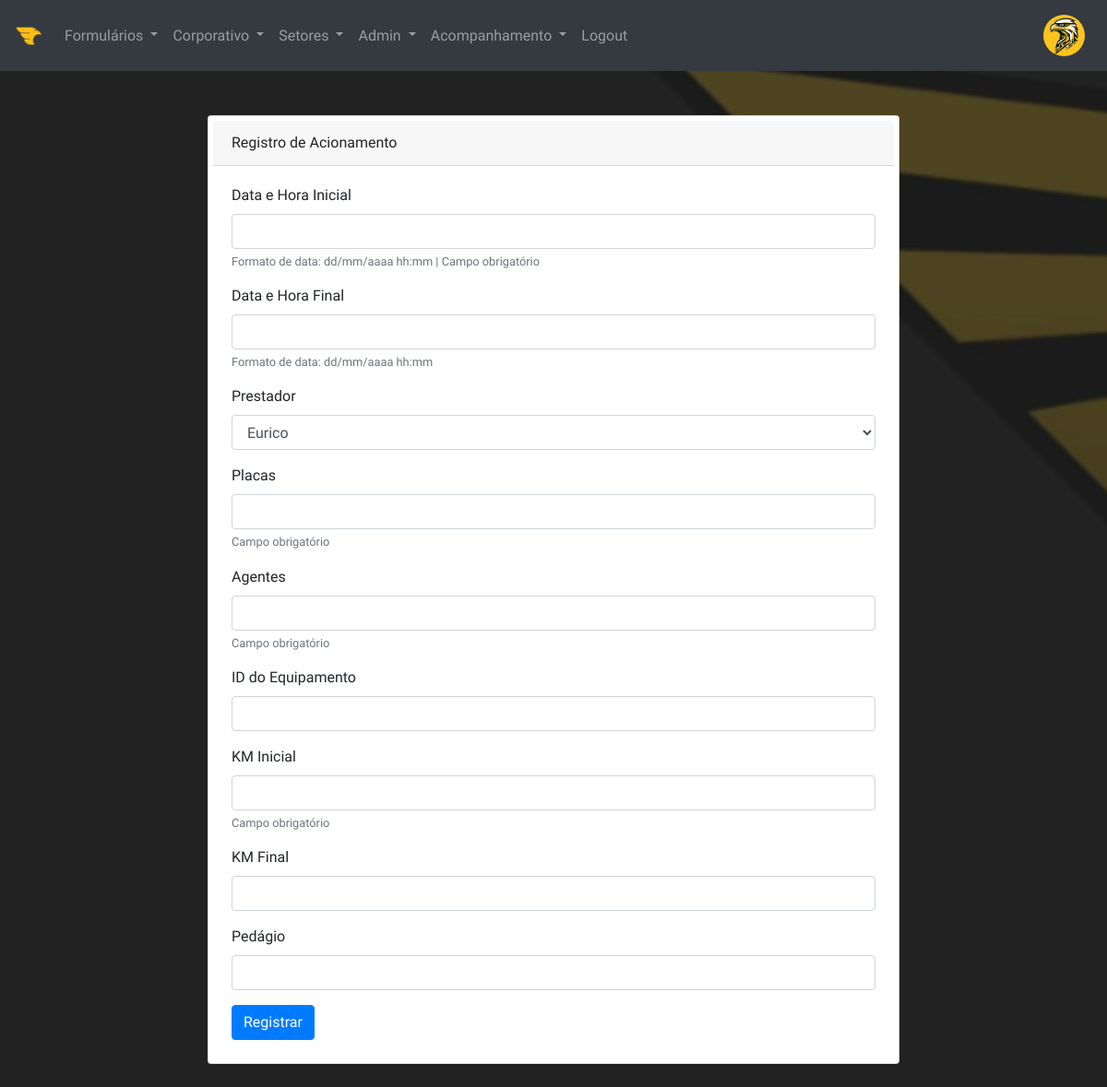
/activation (signed in), run on an earlier commit of the app's database.
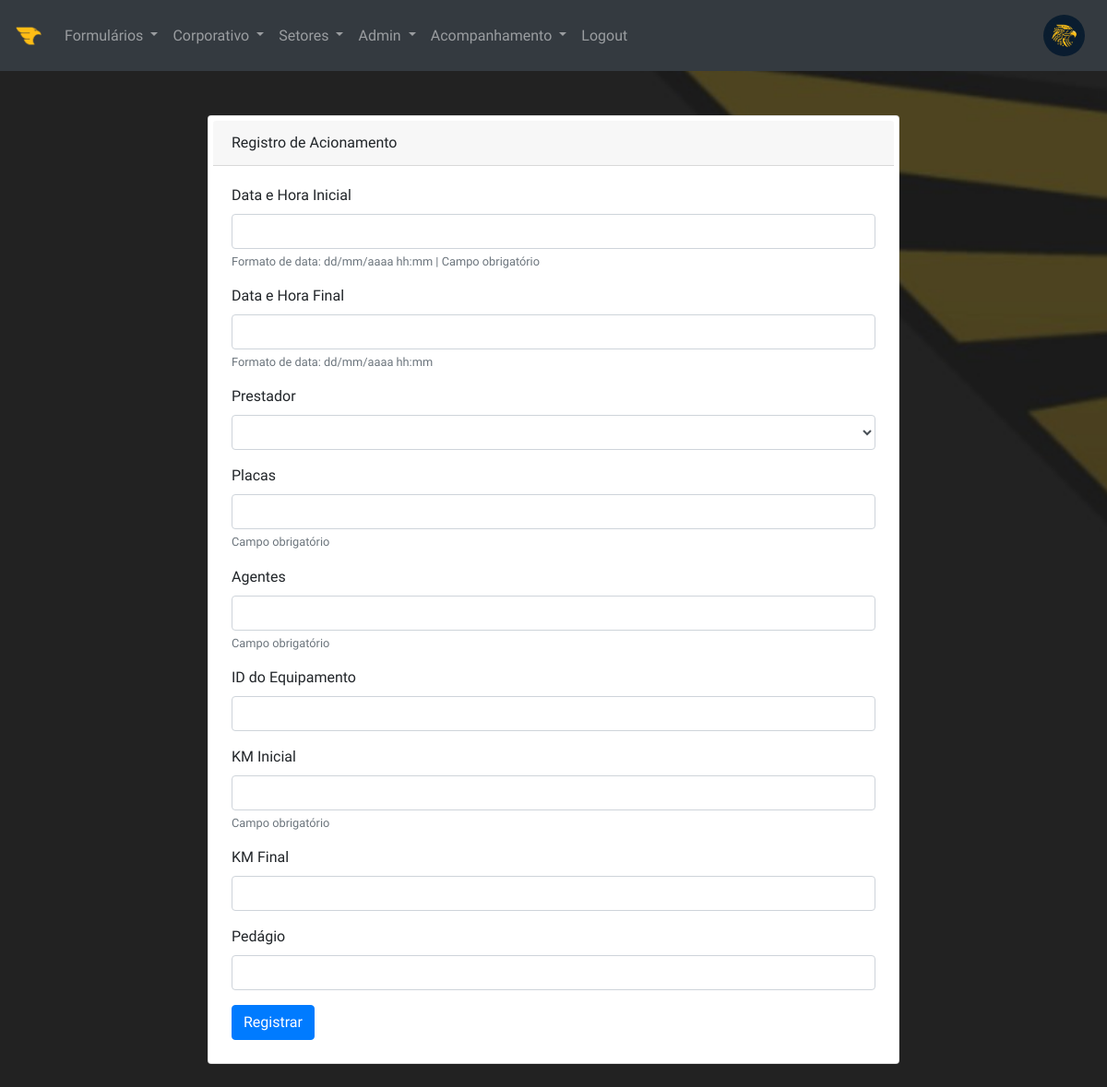
And on a later commit of the database.
### models.py (models this page shows, shortened)
class User(UserMixin, db.Model):
    __tablename__ = 'users'  # Nome da tabela no banco de dados
    id = db.Column(db.Integer, primary_key=True)  # ID do usuário
    username = db.Column(db.String(100), unique=True, nullable=False)  # Nome de usuário
    email = db.Column(db.String(100), unique=True, nullable=False)  # E-mail do usuário
    password_hash = db.Column(db.String(128), nullable=False)  # Hash da senha do usuário
    profile_picture = db.Column(db.String(100), default='logo-golden.png')  # Imagem de perfil do usuário
    additional_info = db.Column(db.Text)  # Informações adicionais sobre o usuário
    access_level = db.Column(db.String(20), default='User')  # Nível de acesso do usuário

### routes.py (the view, shortened to what this page needs)
@app.route('/activation', methods=['GET', 'POST'])
@login_required  # Requer que o usuário esteja autenticado
@check_permissions(['Acompanhamento', 'Admin', 'Inteligência'])  # Verifica as permissões do usuário
def activation():
    form = ActivationForm()
    form.provider.choices = [(p.id, p.name) for p in Provider.query.all()]
    return render_template('activation.html', form=form)

### forms.py
class ActivationForm(FlaskForm):
    start_time = DateTimeField('Data e Hora Inicial', format='%d/%m/%Y %H:%M', validators=[DataRequired()])
    end_time = DateTimeField('Data e Hora Final', format='%d/%m/%Y %H:%M', validators=[Optional()])
    provider = SelectField('Prestador', coerce=int)
    plates = StringField('Placas', validators=[DataRequired()])
    agents = StringField('Agentes', validators=[DataRequired()])
    equipment_id = StringField('ID do Equipamento', validators=[Optional()])
    initial_km = IntegerField('KM Inicial', validators=[DataRequired()])
    final_km = IntegerField('KM Final', validators=[Optional()])
    toll = DecimalField('Pedágio', validators=[Optional()])

### app.py (called while the page is built)
@login_manager.user_loader
def load_user(user_id):
    return User.query.get(int(user_id))  # Retorna o usuário pelo ID

### templates/activation.html (shortened to what this page needs)
{% extends 'base.html' %}
{% block content %}
<div class="row justify-content-center">
    <div class="col-md-8">
        <div class="card">
            <div class="card-header">Registro de Acionamento</div>
            <div class="card-body">
                <form method="POST">
                    <div class="form-group">
                        {{ form.start_time.label }} {{ form.start_time(class="form-control") }}
                        <small class="form-text text-muted">Formato de data: dd/mm/aaaa hh:mm | Campo obrigatório</small>
                    </div>
                    <div class="form-group">
                        {{ form.end_time.label }} {{ form.end_time(class="form-control") }}
                        <small class="form-text text-muted">Formato de data: dd/mm/aaaa hh:mm</small>
                    </div>
                    <div class="form-group">
                        {{ form.provider.label }} {{ form.provider(class="form-control") }}
                    </div>
                    <div class="form-group">
                        {{ form.plates.label }} {{ form.plates(class="form-control") }}
                        <small class="form-text text-muted">Campo obrigatório</small>
                    </div>
                    <div class="form-group">
                        {{ form.agents.label }} {{ form.agents(class="form-control") }}
                        <small class="form-text text-muted">Campo obrigatório</small>
                    </div>
                    <div class="form-group">
                        {{ form.equipment_id.label }} {{ form.equipment_id(class="form-control") }}
                    </div>
                    <div class="form-group">
                        {{ form.initial_km.label }} {{ form.initial_km(class="form-control") }}
                        <small class="form-text text-muted">Campo obrigatório</small>
                    </div>
                    <div class="form-group">
                        {{ form.final_km.label }} {{ form.final_km(class="form-control") }}
                    </div>
                    <div class="form-group">
                        {{ form.toll.label }} {{ form.toll(class="form-control") }}
                    </div>
                    <button type="submit" class="btn btn-primary">Registrar</button>
                </form>
            </div>
        </div>
    </div>
</div>
{% endblock %}

### templates/base.html (shortened to what this page needs)
<!DOCTYPE html>
<html lang="en">
<head>
    <link rel="stylesheet" href="https://stackpath.bootstrapcdn.com/bootstrap/4.5.2/css/bootstrap.min.css">
    <link rel="stylesheet" href="https://cdnjs.cloudflare.com/ajax/libs/font-awesome/5.15.1/css/all.min.css">
    <link rel="stylesheet" href="https://cdnjs.cloudflare.com/ajax/libs/animate.css/4.1.1/animate.min.css"/>
    <link rel="stylesheet" href="{{ url_for('static', filename='css/style.css') }}">
</head>
<body>
    <nav class="navbar navbar-expand-lg navbar-dark bg-dark">
        <a class="navbar-brand" href="{{ url_for('index') }}">
            <img src="{{ url_for('static', filename='img/logo-int.png') }}" alt="InteGS" height="30">
        </a>
        <div class="collapse navbar-collapse" id="navbarNav">
            <ul class="navbar-nav mr-auto">
                {% if current_user.is_authenticated %}
                {% if current_user.access_level in ['Admin', 'Manutenção', 'Comercial', 'Inteligência', 'Expedição'] %}
                <li class="nav-item dropdown">
                    <a class="nav-link dropdown-toggle" href="#" id="formsDropdown" role="button" data-toggle="dropdown" aria-haspopup="true" aria-expanded="false">
                        Formulários
                    </a>
                </li>
                {% endif %}
                {% if current_user.access_level in ['Admin', 'Diretoria', 'CEO', 'Inteligência'] %}
                <li class="nav-item dropdown">
                    <a class="nav-link dropdown-toggle" href="#" id="corporateDropdown" role="button" data-toggle="dropdown" aria-haspopup="true" aria-expanded="false">
                        Corporativo
                    </a>
                </li>
                {% endif %}
                {% if current_user.access_level in ['Admin', 'Manutenção', 'Comercial', 'Inteligência', 'CEO', 'Diretoria', 'Expedição', 'Configuração'] %}
                <li class="nav-item dropdown">
                    <a class="nav-link dropdown-toggle" href="#" id="sectorsDropdown" role="button" data-toggle="dropdown" aria-haspopup="true" aria-expanded="false">
                        Setores
                    </a>
                </li>
                {% endif %}
                {% if current_user.access_level in ['Admin','Inteligência', 'CEO', 'Diretoria'] %}
                <li class="nav-item dropdown">
                    <a class="nav-link dropdown-toggle" href="#" id="sectorsDropdown" role="button" data-toggle="dropdown" aria-haspopup="true" aria-expanded="false">
                        Admin
                    </a>
                </li>
                {% endif %}
                {% if current_user.access_level in ['Acompanhamento', 'Admin', 'Inteligência', 'Supervisor', 'CEO', 'Diretoria', 'Financeiro'] %}
                <li class="nav-item dropdown">
                    <a class="nav-link dropdown-toggle" href="#" id="sectorsDropdown" role="button" data-toggle="dropdown" aria-haspopup="true" aria-expanded="false">
                        Acompanhamento
                    </a>
                </li>
                {% endif %}
                <li class="nav-item">
                    <a class="nav-link" href="{{ url_for('logout') }}">Logout</a>
                </li>
                {% endif %}
            </ul>
            <ul class="navbar-nav">
                <li class="nav-item">
                    {% if current_user.is_authenticated %}
                    <a class="nav-link" href="{{ url_for('profile') }}">
                        <img src="{{ url_for('static', filename='img/' + current_user.profile_picture) }}" class="rounded-circle profile-icon" style="width: 45px; height: 45px;" alt="Foto do perfil">
                    </a>
                    {% endif %}
                </li>
            </ul>
        </div>
    </nav>
    {% block content %}{% endblock %}
</body>
</html>

What changed in the data, as far as the page shows it:
changed User: profile_picture: a different picture
Also different on the page:
form field provider: "Eurico" → (not shown)
